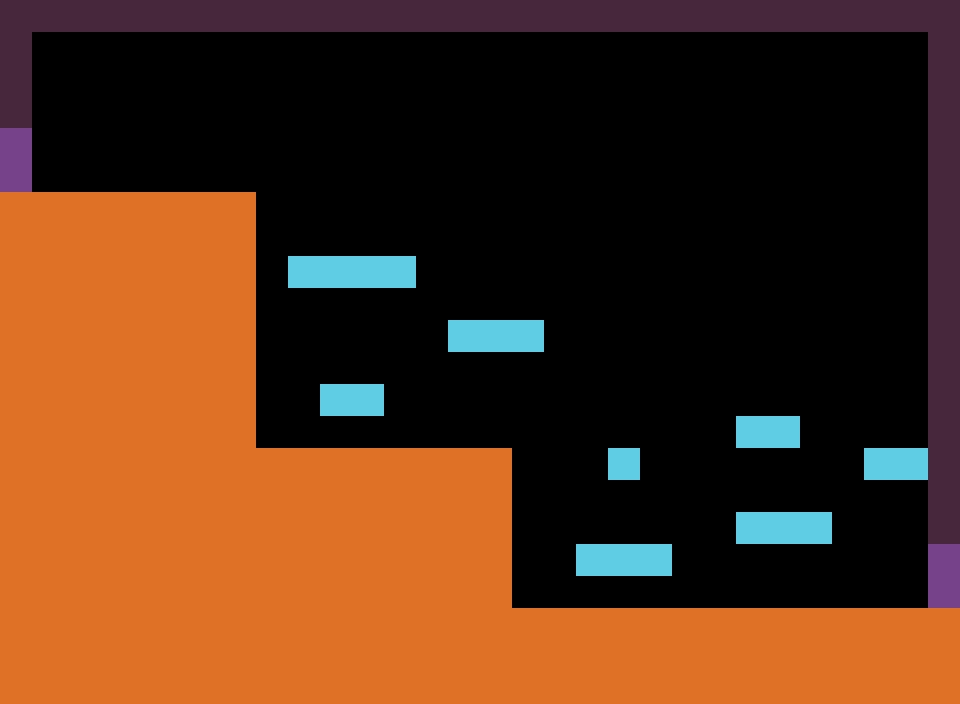

The image is a tile-based game level rendered from a .tmx file. Its description and complete source (layers, tilesets, objects, tile grids) follow:
An orthogonal 30x22 tile map with 32x32 px tiles, 2 tile layers (porte, Colliders).

<map version="1.5" tiledversion="1.7.2" orientation="orthogonal" renderorder="right-down" width="30" height="22" tilewidth="32" tileheight="32" infinite="0" nextlayerid="3" nextobjectid="1">
 <editorsettings>
  <export target="TestDoubleSaut.json" format="json" />
 </editorsettings>
 <tileset firstgid="1" name="TestPlateformingProto" tilewidth="32" tileheight="32" tilecount="4" columns="4">
  <image source="assets/TestPlateformingProto.png" width="128" height="32" />
  <tile id="0">
   <properties>
    <property name="estSolide" type="bool" value="true" />
   </properties>
  </tile>
  <tile id="1">
   <properties>
    <property name="estSolide" type="bool" value="true" />
   </properties>
  </tile>
  <tile id="2">
   <properties>
    <property name="estSolide" type="bool" value="false" />
   </properties>
  </tile>
  <tile id="3">
   <properties>
    <property name="estSolide" type="bool" value="true" />
   </properties>
  </tile>
 </tileset>
 <layer id="2" name="porte" width="30" height="22">
  <data encoding="csv">
0,0,0,0,0,0,0,0,0,0,0,0,0,0,0,0,0,0,0,0,0,0,0,0,0,0,0,0,0,0,
0,0,0,0,0,0,0,0,0,0,0,0,0,0,0,0,0,0,0,0,0,0,0,0,0,0,0,0,0,0,
0,0,0,0,0,0,0,0,0,0,0,0,0,0,0,0,0,0,0,0,0,0,0,0,0,0,0,0,0,0,
0,0,0,0,0,0,0,0,0,0,0,0,0,0,0,0,0,0,0,0,0,0,0,0,0,0,0,0,0,0,
3,0,0,0,0,0,0,0,0,0,0,0,0,0,0,0,0,0,0,0,0,0,0,0,0,0,0,0,0,0,
3,0,0,0,0,0,0,0,0,0,0,0,0,0,0,0,0,0,0,0,0,0,0,0,0,0,0,0,0,0,
0,0,0,0,0,0,0,0,0,0,0,0,0,0,0,0,0,0,0,0,0,0,0,0,0,0,0,0,0,0,
0,0,0,0,0,0,0,0,0,0,0,0,0,0,0,0,0,0,0,0,0,0,0,0,0,0,0,0,0,0,
0,0,0,0,0,0,0,0,0,0,0,0,0,0,0,0,0,0,0,0,0,0,0,0,0,0,0,0,0,0,
0,0,0,0,0,0,0,0,0,0,0,0,0,0,0,0,0,0,0,0,0,0,0,0,0,0,0,0,0,0,
0,0,0,0,0,0,0,0,0,0,0,0,0,0,0,0,0,0,0,0,0,0,0,0,0,0,0,0,0,0,
0,0,0,0,0,0,0,0,0,0,0,0,0,0,0,0,0,0,0,0,0,0,0,0,0,0,0,0,0,0,
0,0,0,0,0,0,0,0,0,0,0,0,0,0,0,0,0,0,0,0,0,0,0,0,0,0,0,0,0,0,
0,0,0,0,0,0,0,0,0,0,0,0,0,0,0,0,0,0,0,0,0,0,0,0,0,0,0,0,0,0,
0,0,0,0,0,0,0,0,0,0,0,0,0,0,0,0,0,0,0,0,0,0,0,0,0,0,0,0,0,0,
0,0,0,0,0,0,0,0,0,0,0,0,0,0,0,0,0,0,0,0,0,0,0,0,0,0,0,0,0,0,
0,0,0,0,0,0,0,0,0,0,0,0,0,0,0,0,0,0,0,0,0,0,0,0,0,0,0,0,0,0,
0,0,0,0,0,0,0,0,0,0,0,0,0,0,0,0,0,0,0,0,0,0,0,0,0,0,0,0,0,3,
0,0,0,0,0,0,0,0,0,0,0,0,0,0,0,0,0,0,0,0,0,0,0,0,0,0,0,0,0,3,
0,0,0,0,0,0,0,0,0,0,0,0,0,0,0,0,0,0,0,0,0,0,0,0,0,0,0,0,0,0,
0,0,0,0,0,0,0,0,0,0,0,0,0,0,0,0,0,0,0,0,0,0,0,0,0,0,0,0,0,0,
0,0,0,0,0,0,0,0,0,0,0,0,0,0,0,0,0,0,0,0,0,0,0,0,0,0,0,0,0,0
</data>
 </layer>
 <layer id="1" name="Colliders" width="30" height="22">
  <data encoding="csv">
4,4,4,4,4,4,4,4,4,4,4,4,4,4,4,4,4,4,4,4,4,4,4,4,4,4,4,4,4,4,
4,0,0,0,0,0,0,0,0,0,0,0,0,0,0,0,0,0,0,0,0,0,0,0,0,0,0,0,0,4,
4,0,0,0,0,0,0,0,0,0,0,0,0,0,0,0,0,0,0,0,0,0,0,0,0,0,0,0,0,4,
4,0,0,0,0,0,0,0,0,0,0,0,0,0,0,0,0,0,0,0,0,0,0,0,0,0,0,0,0,4,
0,0,0,0,0,0,0,0,0,0,0,0,0,0,0,0,0,0,0,0,0,0,0,0,0,0,0,0,0,4,
0,0,0,0,0,0,0,0,0,0,0,0,0,0,0,0,0,0,0,0,0,0,0,0,0,0,0,0,0,4,
1,1,1,1,1,1,1,1,0,0,0,0,0,0,0,0,0,0,0,0,0,0,0,0,0,0,0,0,0,4,
1,1,1,1,1,1,1,1,0,0,0,0,0,0,0,0,0,0,0,0,0,0,0,0,0,0,0,0,0,4,
1,1,1,1,1,1,1,1,0,2,2,2,2,0,0,0,0,0,0,0,0,0,0,0,0,0,0,0,0,4,
1,1,1,1,1,1,1,1,0,0,0,0,0,0,0,0,0,0,0,0,0,0,0,0,0,0,0,0,0,4,
1,1,1,1,1,1,1,1,0,0,0,0,0,0,2,2,2,0,0,0,0,0,0,0,0,0,0,0,0,4,
1,1,1,1,1,1,1,1,0,0,0,0,0,0,0,0,0,0,0,0,0,0,0,0,0,0,0,0,0,4,
1,1,1,1,1,1,1,1,0,0,2,2,0,0,0,0,0,0,0,0,0,0,0,0,0,0,0,0,0,4,
1,1,1,1,1,1,1,1,0,0,0,0,0,0,0,0,0,0,0,0,0,0,0,2,2,0,0,0,0,4,
1,1,1,1,1,1,1,1,1,1,1,1,1,1,1,1,0,0,0,2,0,0,0,0,0,0,0,2,2,4,
1,1,1,1,1,1,1,1,1,1,1,1,1,1,1,1,0,0,0,0,0,0,0,0,0,0,0,0,0,4,
1,1,1,1,1,1,1,1,1,1,1,1,1,1,1,1,0,0,0,0,0,0,0,2,2,2,0,0,0,4,
1,1,1,1,1,1,1,1,1,1,1,1,1,1,1,1,0,0,2,2,2,0,0,0,0,0,0,0,0,0,
1,1,1,1,1,1,1,1,1,1,1,1,1,1,1,1,0,0,0,0,0,0,0,0,0,0,0,0,0,0,
1,1,1,1,1,1,1,1,1,1,1,1,1,1,1,1,1,1,1,1,1,1,1,1,1,1,1,1,1,1,
1,1,1,1,1,1,1,1,1,1,1,1,1,1,1,1,1,1,1,1,1,1,1,1,1,1,1,1,1,1,
1,1,1,1,1,1,1,1,1,1,1,1,1,1,1,1,1,1,1,1,1,1,1,1,1,1,1,1,1,1
</data>
 </layer>
</map>
